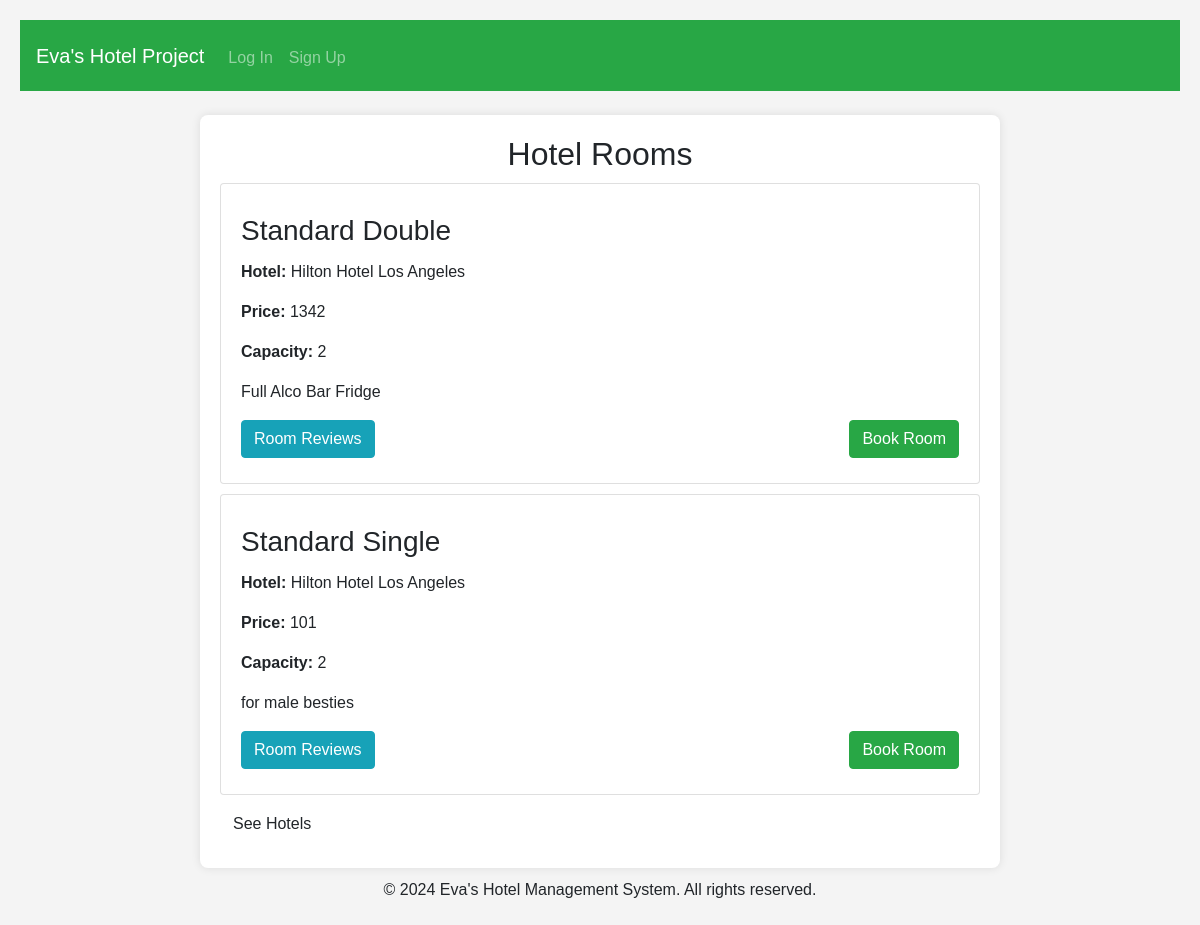
The app's page /hotels/2/ with its own data.
### hotel_app/models.py (models this page shows)
class Room(models.Model):
    hotel = models.ForeignKey(Hotel, on_delete=models.CASCADE)
    ROOM_TYPE_CHOICES = {
        "Standard Single": "Standard Single",
        "Standard Double": "Standard Double",
        "Standard Twin": "Standard Twin",
        "Quadruple Room": "Quadruple Room",
        "Presidential Suit": "Presidential Suit"
    }
    room_type = models.CharField(max_length=17, choices=ROOM_TYPE_CHOICES, default="SS")
    price = models.PositiveIntegerField()
    capacity = models.IntegerField(validators=[MinValueValidator(1), MaxValueValidator(5)])
    description = models.CharField(max_length=100, blank=True, null=True)

class Hotel(models.Model):
    name = models.CharField(max_length=50)
    owner = models.CharField(max_length=30)
    address = models.CharField(max_length=100)
    description = models.CharField(max_length=100)

### hotel_app/views.py (the view)
# urls.py: path('hotels/<int:hotel_id>/', views.rooms_list, name='rooms'),
def rooms_list(request, hotel_id):
    rooms = Room.objects.filter(hotel_id=hotel_id)
    return render(request, "hotel/hotel_rooms.html", {"rooms": rooms})

### templates/hotel/hotel_rooms.html
{% extends 'base.html' %}
{% block content %}
<h2>Hotel Rooms</h2>
    {% for room in rooms %}
    <div class="card">
        <div class="card-body">
            <h3 class="card-title">{{ room.room_type }}</h3>
            <p class="card-text"><strong>Hotel: </strong>{{ room.hotel.name }}</p>
            <p class="card-text"><strong>Price: </strong>{{ room.price }}</p>
            <p class="card-text"><strong>Capacity: </strong>{{ room.capacity }}</p>
            <p class="card-text">{{ room.description }}</p>
            <a href="{% url 'book_room' hotel_id=room.hotel.id room_id=room.id %}" class="btn
            btn-success" style="float: right;">Book Room</a>
            <a href="{% url 'room_reviews' hotel_id=room.hotel.id room_id=room.id %}" class="btn
            btn-info" >Room Reviews</a>
        </div>
    </div>
    {% endfor %}
    <div><a href="{% url 'hotels' %}" class="btn btn">See Hotels</a></div>
{% endblock %}

### templates/base.html (style rules this page uses)
body { font-family: Arial, sans-serif; background-color: #f4f4f4; margin: 0; padding: 20px; }
div { margin-bottom: 5px; margin-top: 10px; }
h2 { text-align: center; }

### records on screen
Room: room_type "Standard Double", hotel.name "Hilton Hotel Los Angeles", price "1342", capacity "2", description "Full Alco Bar Fridge"
Room: room_type "Standard Single", hotel.name "Hilton Hotel Los Angeles", price "101", capacity "2", description "for male besties"
